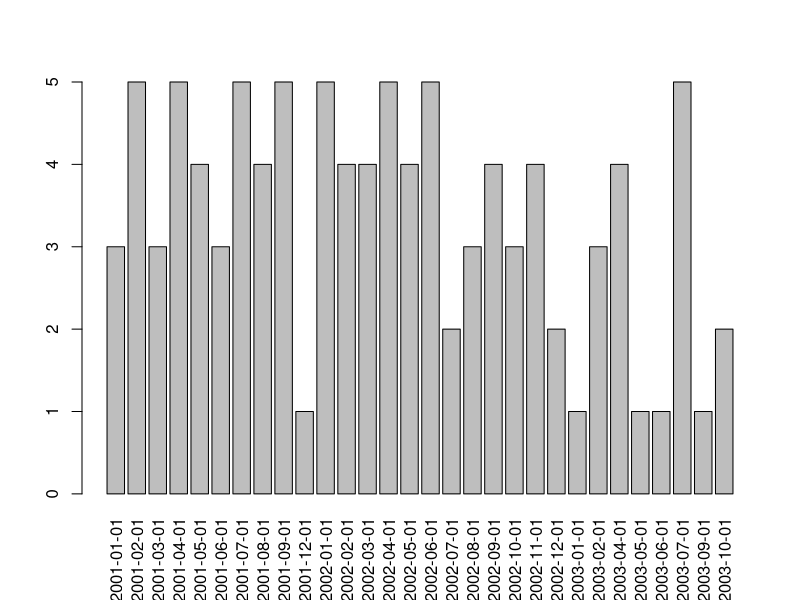

This figure's R source:
# Cria um dataframe com 30 registros aleatorios
datas <- data.frame(data = sample(seq(as.Date("2001-01-01"), by = "month", along = ts(rnorm(36), frequency = 12, start = 2001)), size = 30), quantidade = sample(c(1:5), size = 30, replace = T))

# Ordenamos o dataframe usando a coluna data
datas <- datas[order(as.Date(datas$data)),]

# Plot do resultado
barplot(datas$quantidade, beside = T, las=3, names.arg = datas$data)